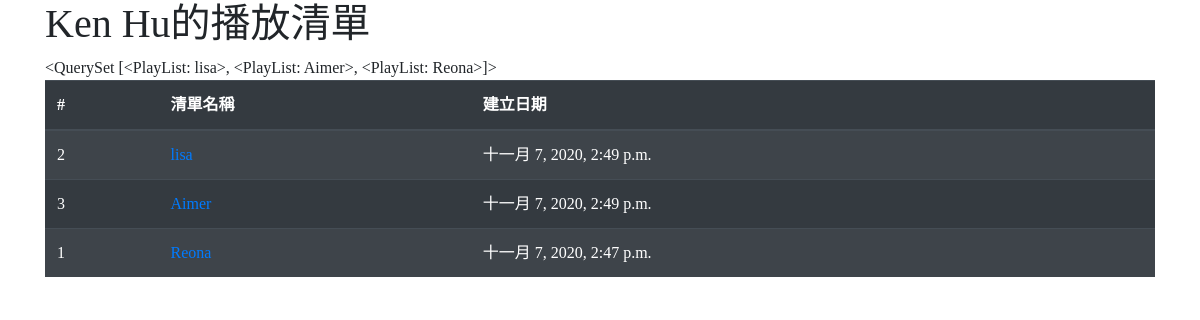
The page /playlist/ on the database its author committed.
### mysite/models.py (models this page shows)
class PlayList(models.Model):
    name = models.CharField(max_length=200)
    pub_date = models.DateTimeField(default=timezone.now)
    class Meta:
        ordering = ('-pub_date',)
    def __str__(self):
        return self.name

### mysite/views.py (the view)
# urls.py: path('playlist/', views.playlist),
def playlist(request):
    items = PlayList.objects.all()
    return render(request,"playlist.html",locals())

### templates/playlist.html (shortened to what this page needs)
<!doctype html>
<html>
  <head>
    <link rel="stylesheet" href="https://cdn.jsdelivr.net/npm/bootstrap@4.5.3/dist/css/bootstrap.min.css">
  </head>
  <body>
    <div class="container">
    <h1>Ken Hu的播放清單</h1>
    {{items}}
    <table class="table table-striped table-dark">
        <thead>
          <tr>
            <th scope="col">#</th>
            <th scope="col">清單名稱</th>
            <th scope="col">建立日期</th>
          </tr>
        </thead>
        <tbody>
            {% for item in items %}
            <tr>
            <td>{{ item.id}}</td>
            <td>
                <a href="/list/{{ item.id }}/">{{item.name}}</a>
            </td>
            <td>{{ item.pub_date}}</td>
            </tr>
            {% endfor %}
        </tbody>
      </table>
    </div>
  </body>
</html>

### templates/playlist.html (style rules this page uses)
body { font-family:微軟正黑體; }

### rows shown on the page
PlayList: name.name "<QuerySet [<PlayList: lisa>, <PlayList: Aimer>, <PlayList: Reona>]>", id "2", name "lisa", pub_date "十一月 7, 2020, 2:49 p.m."
PlayList: id "3", name "Aimer", pub_date "十一月 7, 2020, 2:49 p.m."
PlayList: id "1", name "Reona", pub_date "十一月 7, 2020, 2:47 p.m."
